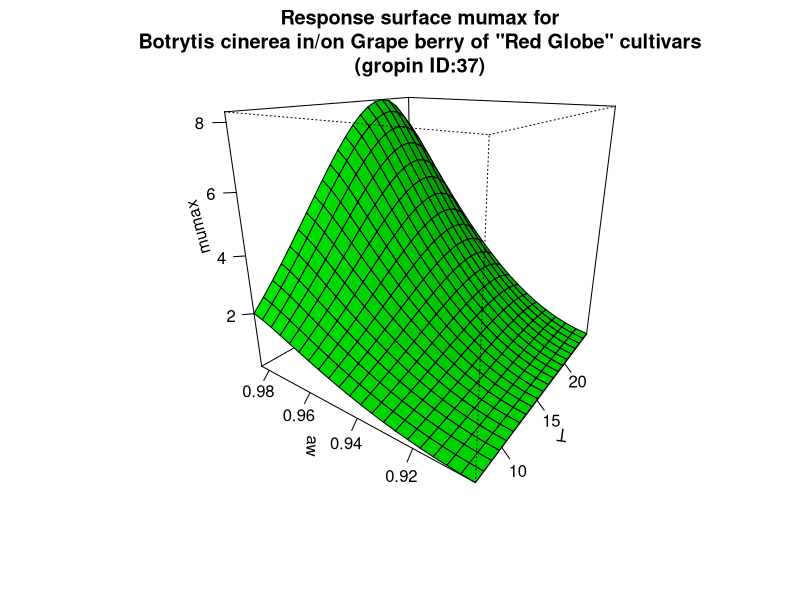

The R script that drew this image:
#############################
# start of Parameter script
#############################
T <- seq(7.007,24.975024975025,length.out=21)
aw <- seq(0.9009,0.984015984015984,length.out=21)
#############################
# end of Parameter script
#############################
############################# 
# start of Model script Gropin ID 37 
#############################
 
# constant coefficients for this model
mopt <- 8.46
Tmin <- -1.39
Topt <- 21.4
Tmax <- 29.1
awmin <- 0.895
awopt <- 0.988
 
variables <- data.frame(T,aw)
argumentsPar <- expand.grid(variables)
 
# heart of the model
response_surface <- function(T,aw) {
   mumax <-(mopt*(((T-Tmax)*((T-Tmin)^2))/((Topt-Tmin)*((Topt-Tmin)*(T-Topt)-(Topt-Tmax)*(Topt+Tmin-2*T))))*(((aw-1)*(aw-awmin)^2)/((awopt-awmin)*((awopt-awmin)*(aw-awopt)-(awopt-1)*(awopt+awmin-2*aw)))))

return(mumax=mumax)
} 

# output parameters
responseSurface <- cbind(argumentsPar,response_surface(argumentsPar['T'],argumentsPar['aw']))
colnames(responseSurface) <- c(colnames(argumentsPar),'mumax')
#############################
# End of Model script
#############################
############################# 
# start of Visualisation script Gropin ID 37 
#############################
persp(T,aw,matrix(unlist(responseSurface$'mumax'),nrow=21),col = 'green',xlab='T',ylab='aw',zlab='mumax',main='Response surface mumax for
Botrytis cinerea in/on Grape berry of "Red Globe" cultivars
(gropin ID:37)',theta=305,phi=20,shade=0.25,ticktype = 'detailed')
#############################
# End of Visualisation script
#############################
